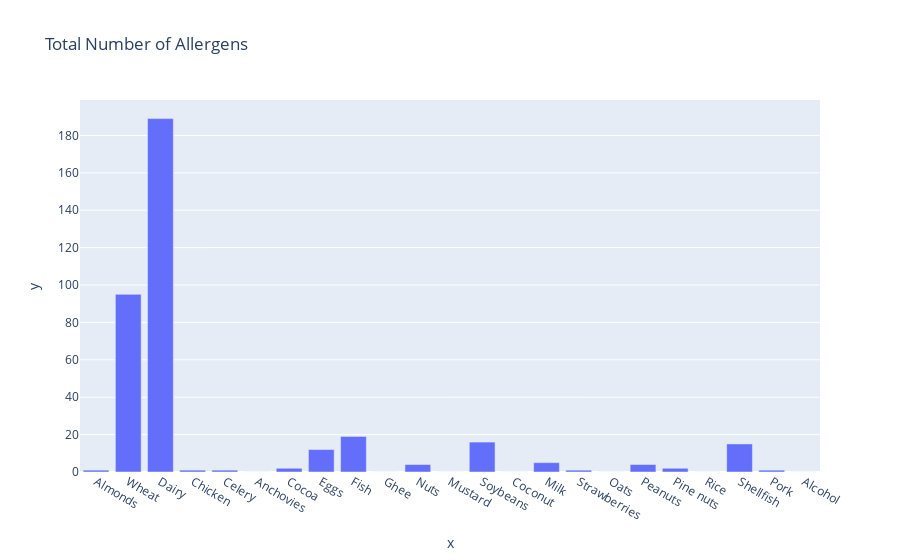

The notebook cell this image was saved under:
### Code cell
fig = px.bar(df, x= Allergen.keys(), y=Allergen.values(), title="Total Number of Allergens")
fig.show()

### Figure 1 — Plotly figure (JSON) as saved in the notebook; plotly's stock layout.template omitted (floating-point values rounded to 4 significant figures)
{"data": [{"alignmentgroup": "True", "hovertemplate": "x=%{x}<br>y=%{y}<extra></extra>", "legendgroup": "", "marker": {"color": "#636efa", "pattern": {"shape": ""}}, "name": "", "offsetgroup": "", "orientation": "v", "showlegend": false, "textposition": "auto", "type": "bar", "x": ["Almonds", "Wheat", "Dairy", "Chicken", "Celery", "Anchovies", "Cocoa", "Eggs", "Fish", "Ghee", "Nuts", "Mustard", "Soybeans", "Coconut", "Milk", "Strawberries", "Oats", "Peanuts", "Pine nuts", "Rice", "Shellfish", "Pork", "Alcohol"], "xaxis": "x", "y": [1, 95, 189, 1, 1, 0, 2, 12, 19, 0, 4, 0, 16, 0, 5, 1, 0, 4, 2, 0, 15, 1, 0], "yaxis": "y"}], "layout": {"autosize": true, "barmode": "relative", "legend": {"tracegroupgap": 0}, "title": {"text": "Total Number of Allergens"}, "xaxis": {"anchor": "y", "autorange": true, "domain": [0, 1], "range": [-0.5, 22.5], "title": {"text": "x"}, "type": "category"}, "yaxis": {"anchor": "x", "autorange": true, "domain": [0, 1], "range": [0, 198.9], "title": {"text": "y"}, "type": "linear"}}}
